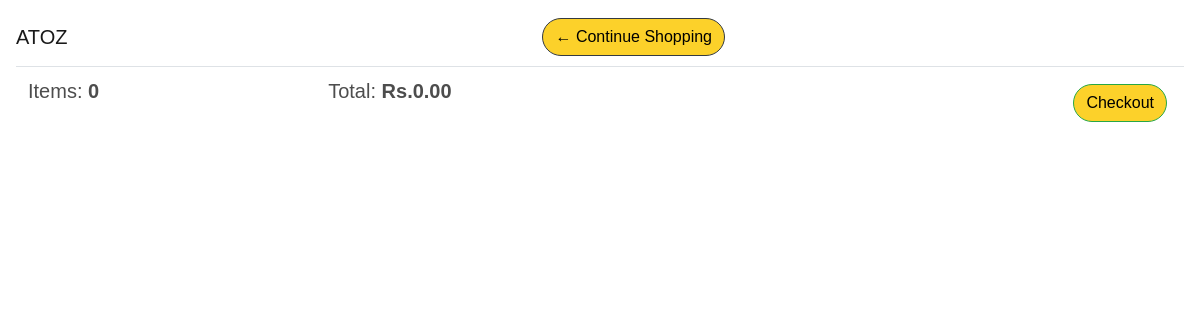
The page /user/add/cart/ (signed in) on the database as committed earlier.
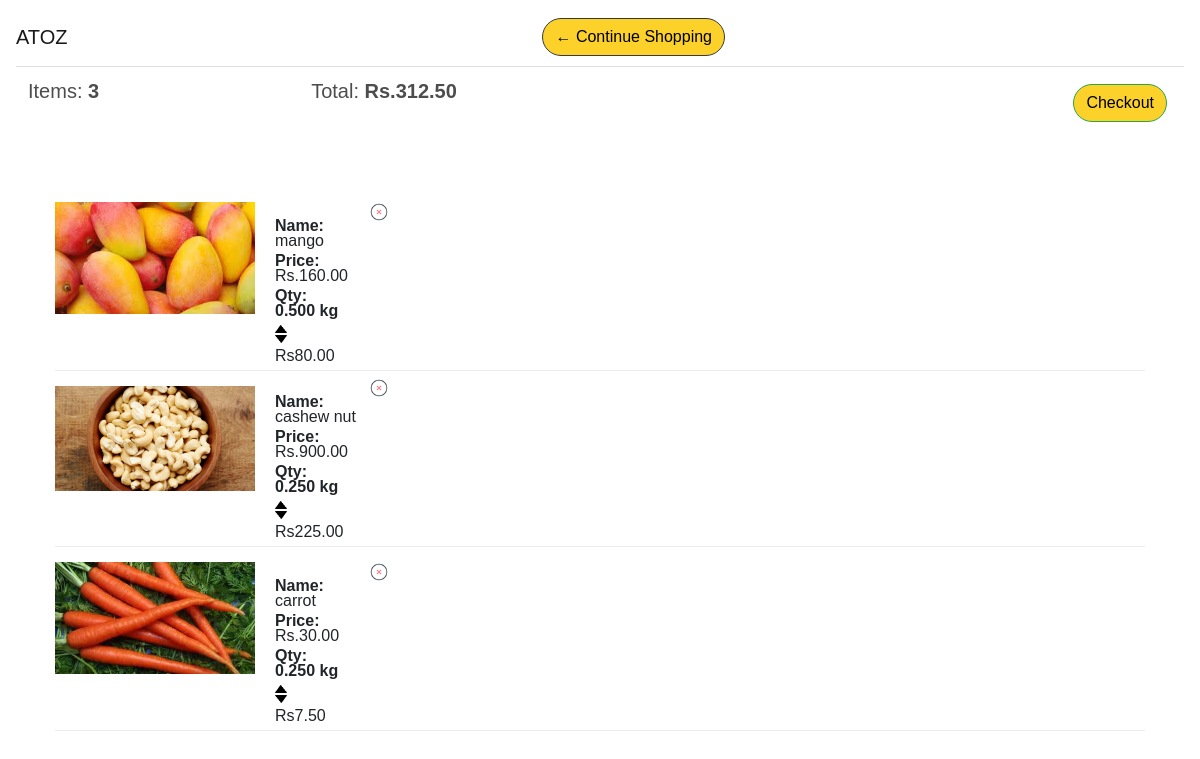
The same page on the database as committed later.
### atoz_store/models.py (models this page shows, shortened)
class Order(models.Model):
    status = (
        ("op","order processing"),
        ("od","out for delivery"),
        ("d","delivered"),
         )
    customer = models.ForeignKey(Customer,on_delete=models.SET_NULL,blank=True,null=True)
    status = models.CharField(max_length=40,choices=status,null=True,default="null")
    date_ordered = models.DateTimeField(auto_now_add=True,null=True)
    mark = models.IntegerField(default=1)
    complete = models.BooleanField(default=True,null=True,blank=False)
    transaction_id = models.CharField(max_length=128,null=True)
    @property
    def get_cart_total(self):
        orderitem=self.orderitem_set.all()
        total = sum([item.get_total for item in orderitem])
        return total
    @property
    def get_cart_items(self):
        orderitem=self.orderitem_set.all()
        total = sum([self.mark for item in orderitem])
        return total

class OrderItem(models.Model):
    product = models.ForeignKey(Product,on_delete=models.SET_NULL,blank=True,null=True)
    order = models.ForeignKey(Order,on_delete=models.SET_NULL,blank=True,null=True)
    quantity = models.DecimalField(decimal_places=3,max_digits=7 ,default=0,null=True,blank=True)
    date_ordered = models.DateTimeField(auto_now_add=True)
    @property
    def get_total(self):
        total = self.product.price*self.quantity
        return total

class Product(models.Model):
    catagory_choice = (
        ("fruit","fruit"),
        ("dryfruit","dryfruit"),
        ("vegitable","vegitable"),
        ("other","other"),
         )
    sell_choice =(
        ("/pcs","/peice"),
        ("/kgs","/kgs")
    )
    discription = models.CharField(max_length=500,null=True)
    type =  models.CharField(max_length=30,choices=sell_choice,null=True)
    name = models.CharField(max_length=128,null=True,)
    catagory = models.CharField(max_length=30,choices= catagory_choice ,null=True)
    price = models.DecimalField(max_digits=7, decimal_places=2)
    image = models.ImageField(null=True,blank=True)
    prodtype =models.BooleanField(default=True)
    @property
    def imageURL(self):
        try:
            url = self.image.url
        except:
            url = ''
        return url

### atoz_store/views.py (the view, shortened to what this page needs)
# urls.py: path('cart/',views.cart,name="cart"),
def cart(request):
    if request.user.is_authenticated:
        email = request.user.email
        customer,created = Customer.objects.get_or_create(
            email=email,
        )
        order,created = Order.objects.get_or_create(customer=customer,complete=False)
        items = order.orderitem_set.all()
        print(items)
        cartitems = order.get_cart_items
    context = {'items':items,'order':order,'cartitems':cartitems}
    return render(request,'atoz_store/cart.html',context)

### atoz_store/Templates/atoz_store/cart.html (shortened to what this page needs)
{% extends 'atoz_store/main.html' %}
{% load static %}
{% block content %}
	<div class="row">
		<div class="col-lg-12">
  <nav class="navbar navbar-light fixed-top sticky">
    <span class="navbar-brand mb-0 h1">ATOZ</span>
			<div class="box-element">
                <a  class="btn btn-outline-dark srcbtn " href="{% url 'store' %}">&#x2190; Continue Shopping</a>
            </div>
            <br>
            <br>
            <table class="table">
                <tr>
                    <th><h5>Items: <strong>{{order.get_cart_items|floatformat:0}}</strong></h5></th>
                    <th><h5>Total:<strong> Rs.{{order.get_cart_total|floatformat:2}}</strong></h5></th>
                    <th>
                        <a  style="float:right; margin:5px;" class="btn btn-success srcbtn " href="{% url 'checkout' %}">Checkout</a>
                    </th>
                </tr>
            </table>
        </nav>
			<div class=" box-element">
            {% for item in items%}
            <div style="flex:2"><img class="image" src="{{item.product.imageURL}}">
            </div>
            <div class="cart-column">
                <div  ><strong>Name:</strong><p>{{item.product.name}}</p></div>
                <div class="pri"><strong>Price:</strong><p>Rs.{{item.product.price|floatformat:2}}</p></div>
                <div>
                    <div class="pri"><strong>Qty:</strong></div>
                    {% if request.user.is_authenticated %}
                        {% if item.product.prodtype %}
                        <p class="quantity" style="flex:1"> <strong> {{item.quantity|floatformat:3}} kg</strong></p>
                        <div class="pri" class="quantity">
                            <img data-product={{item.product.id}} data-action="add" class="chg-quantity update-cart"  src="{% static  'images/arrow-up.png' %}">
                            <img data-product={{item.product.id}}  data-action="remove" class="chg-quantity update-cart" src="{% static  'images/arrow-down.png' %}">
                        </div>
                        {% endif%}
                    {% endif %}
                </div>
                <div class="tot"  style="flex:1"><p>Rs{{item.get_total|floatformat:2}}</p></div>
                <div class="delete">
                <img data-product={{item.product.id}}  data-action="delete" class="delete update-cart" src="{% static  'images/delete.png' %}"></div>
            </div>
            {% endfor %}
		</div>
    </div>
{% endblock content %}

### atoz_store/Templates/atoz_store/main.html (shortened to what this page needs)
<!DOCTYPE html>
<html lang="en">
<head>
  {% load static %}
    <link rel="stylesheet" href="https://stackpath.bootstrapcdn.com/bootstrap/4.5.0/css/bootstrap.min.css">
    <link rel="stylesheet" href="{% static 'css/main.css' %}">
</head>
<body>
   <div class="container">
       <br>
       {% block content%}
       {% endblock content%}
   </div>
</body>
</html>

### atoz_store/static/css/main.css (style rules this page uses)
html, body { height: 100%; background-color:white; font-family: 'Ubuntu', sans-serif; }
h1,h2,h3,h4,h5,h6 { color:hsl(0, 0%, 30%); }
.box-element { padding-left: 20px; background-color: #fff; border-radius: 4px; padding: 10px; font-family: 'Ubuntu', sans-serif; }
.sticky { background-color: #fff; }
.delete { width: 1cm; height: 1cm; }
.col-lg-4, .col-lg-6, .col-lg-8, .col-lg-12 { margin-top: 10px; }
.btn { border-radius: 5em; background-color: #6b8e23; color: black; }
.image { padding-top: 150px; margin-bottom: -115px; width: 200px; }
.cart-column { line-height: 15px; cursor: pointer; padding-left: 220px; padding-bottom: 1px; padding-top: 0.5cm; margin-bottom: -135px; border-bottom: 1px solid #ececec; }
.quantity { display: inline-block; font-weight: 700; padding-right:10px; }
.chg-quantity { width: 12px; height: 8px; cursor: pointer; display: block; margin-top: 2px; transition:.1s; margin-bottom: 0px; }
.srcbtn { background-color: #fcd12a; }
div.pri { margin-top: -11px; }
div.delete { position: relative; bottom: 3.9cm; left: 2.5cm; }
.delete { width: 20px; height: 20px; cursor: pointer; display: block; margin-top: 5px; transition:.1s; }
.tot { margin-top: 5px; margin-bottom: -30px; }

Rows that differ between the two databases and show on the page:
computed for Order: get_cart_items "0" → "3"; get_cart_total "0.00" → "312.50"
added OrderItem: product.imageURL (picture), product.name "mango", product.price "160.00", quantity "0.500", get_total "80.00"
added OrderItem: product.imageURL (picture), product.name "cashew nut", product.price "900.00", quantity "0.250", get_total "225.00"
added OrderItem: product.imageURL (picture), product.name "carrot", product.price "30.00", quantity "0.250", get_total "7.50"
